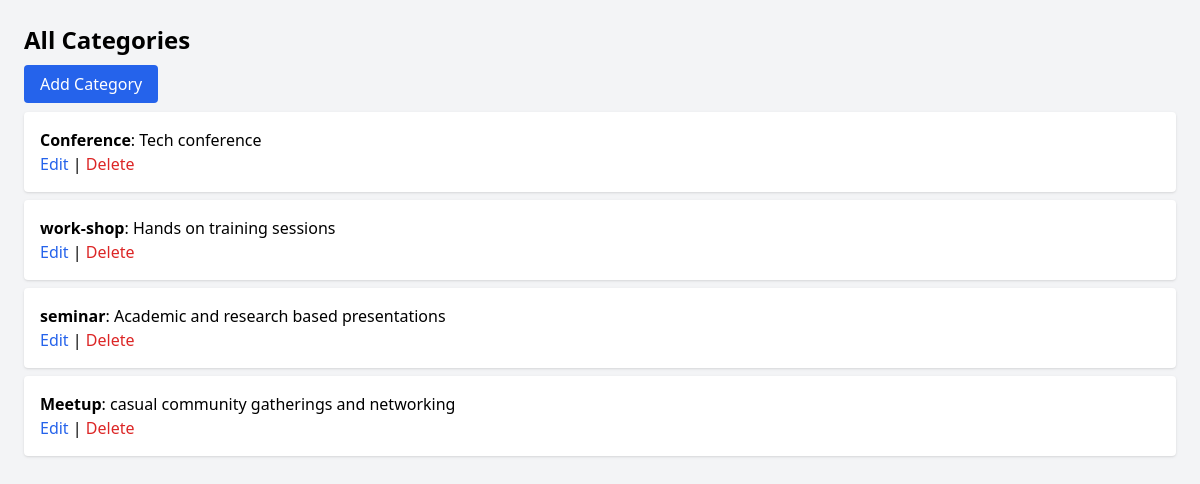
Page /categories/ on the committed database.
### events/models.py (models this page shows, shortened)
class Category(models.Model):
    name = models.CharField(max_length=200)
    description = models.TextField()

### events/views.py (the view)
# urls.py: path('categories/', views.category_list, name='category_list'),
def category_list(request):
    categories = Category.objects.all()
    return render(request, 'events/category_list.html', {'categories': categories})

### events/templates/events/category_list.html (shortened to what this page needs)
<!DOCTYPE html>
<html>
<head>
    <script src="https://cdn.tailwindcss.com"></script>
</head>
<body class="p-6 bg-gray-100">
    <h1 class="text-2xl font-bold mb-4">All Categories</h1>
    <a href="{% url 'category_create' %}" class="bg-blue-600 text-white px-4 py-2 rounded">Add Category</a>
    <ul class="mt-4">
        {% for category in categories %}
            <li class="bg-white p-4 mb-2 rounded shadow">
                <strong>{{ category.name }}</strong>: {{ category.description }}<br>
                <a href="{% url 'category_update' category.pk %}" class="text-blue-600">Edit</a> |
                <a href="{% url 'category_delete' category.pk %}" class="text-red-600">Delete</a>
            </li>
        {% endfor %}
    </ul>
</body>
</html>

### rows in the picture
Category: name "Conference", description "Tech conference"
Category: name "work-shop", description "Hands on training sessions"
Category: name "seminar", description "Academic and research based presentations"
Category: name "Meetup", description "casual community gatherings and networking"
